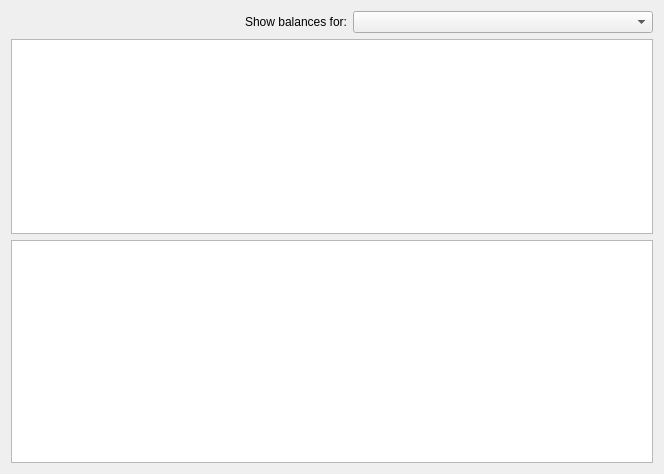
<?xml version="1.0" encoding="UTF-8"?>
<ui version="4.0">
 <class>balancesDialog</class>
 <widget class="QWidget" name="balancesDialog">
  <property name="geometry">
   <rect>
    <x>0</x>
    <y>0</y>
    <width>664</width>
    <height>474</height>
   </rect>
  </property>
  <property name="windowTitle">
   <string>Form</string>
  </property>
  <layout class="QVBoxLayout" name="topLayout">
   <item>
    <layout class="QVBoxLayout" name="verticalLayout">
     <property name="topMargin">
      <number>0</number>
     </property>
     <item>
      <layout class="QHBoxLayout" name="horizontalLayout">
       <property name="topMargin">
        <number>0</number>
       </property>
       <item>
        <spacer name="horizontalSpacer">
         <property name="orientation">
          <enum>Qt::Horizontal</enum>
         </property>
         <property name="sizeHint" stdset="0">
          <size>
           <width>40</width>
           <height>20</height>
          </size>
         </property>
        </spacer>
       </item>
       <item>
        <widget class="QLabel" name="label">
         <property name="text">
          <string>Show balances for:</string>
         </property>
        </widget>
       </item>
       <item>
        <widget class="QComboBox" name="propSelectorWidget">
         <property name="sizePolicy">
          <sizepolicy hsizetype="Fixed" vsizetype="Fixed">
           <horstretch>0</horstretch>
           <verstretch>0</verstretch>
          </sizepolicy>
         </property>
         <property name="minimumSize">
          <size>
           <width>300</width>
           <height>0</height>
          </size>
         </property>
         <property name="baseSize">
          <size>
           <width>300</width>
           <height>0</height>
          </size>
         </property>
        </widget>
       </item>
      </layout>
     </item>
     <item>
      <widget class="QTableWidget" name="balancesTable">
       <property name="alternatingRowColors">
        <bool>false</bool>
       </property>
      </widget>
     </item>
    </layout>
   </item>
   <item>
    <widget class="QListView" name="listView"/>
   </item>
  </layout>
 </widget>
 <resources/>
 <connections/>
</ui>
